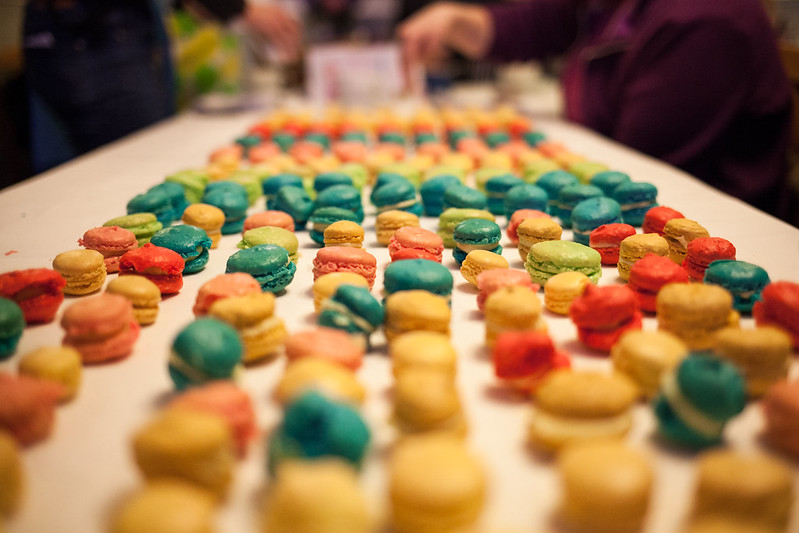
#> input picture Day 76 - Advanced - NumPy and N-Dimensional Arrays/yummy_macarons.jpg, 799 x 533 px
$ python main.py
#> lines starting #> are read from the running program, lines starting #| are printed output that depends on the picture
# Code for Day 76

import numpy as np
import matplotlib.pyplot as plt
from scipy import misc
from PIL import Image

###################################################################################################

my_1d_array = np.array([1.1, 9.2, 8.1, 4.7])
# print(my_1d_array.ndim)

my_2d_array = np.array([[1, 2, 3, 4], [5, 6, 7, 8]])
# print(my_2d_array.ndim)
# print(my_2d_array[1, 2])
# print(my_2d_array[0, :])

mystery_array = np.array(
    [
        [
            [0, 1, 2, 3],
            [4, 5, 6, 7]
        ],
        [
            [7, 86, 6, 98],
            [5, 1, 0, 4]
        ],
        [
            [5, 36, 32, 48],
            [97, 0, 27, 18]
        ]
    ]
)

# [6 lines of commented-out code are left out]

a = np.arange(10, 30)
# [8 lines of commented-out code are left out]

b = np.array([6, 0, 9, 0, 0, 5, 0])
# print(np.nonzero(b))

c = np.random.random((3, 3, 3))
# print(c.shape)

x = np.linspace(0, 100, num=9)
# print(x)

y = np.linspace(start=3, stop=3, num=9)
# plt.plot(x, y)
# plt.show()

noise = np.random.random((128, 128, 3))
# print(noise.shape)
# plt.imshow(noise)
# plt.show()

###################################################################################################

a1 = np.array(
    [
        [1, 3],
        [0, 1],
        [6, 2],
        [9, 7]
    ]
)

b1 = np.array(
    [
        [4, 1, 3],
        [5, 8, 5]
    ]
)

c = np.matmul(a1, b1)
# print(c, c.shape)

###################################################################################################

# img = misc.face()
img = np.array(Image.open('yummy_macarons.jpg'))
#> img is the input picture: shape (533, 799, 3); mean R, G, B 156.7, 118.6, 78.2


# plt.imshow(img)
# plt.show()

# print(type(img), img.shape, img.ndim)

sRGB = img / 255
grey_vals = np.array([0.2126, 0.7152, 0.0722])
img_gray = np.matmul(sRGB, grey_vals)
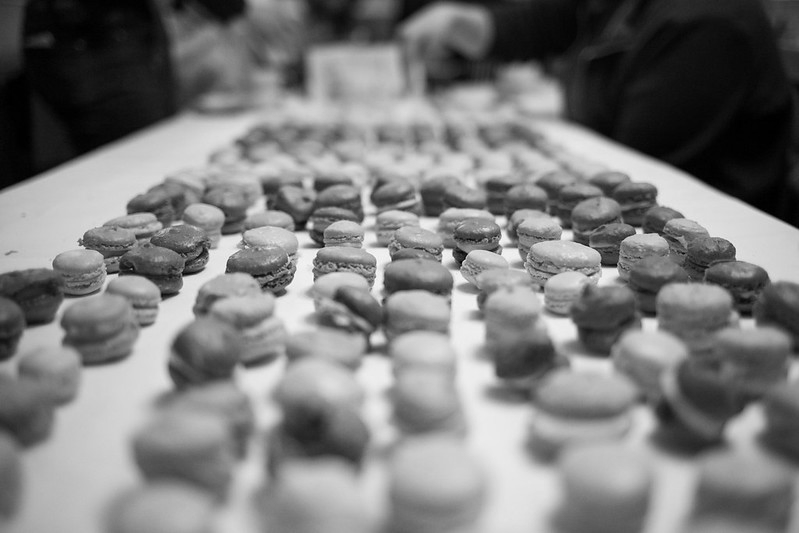
#> img_gray: shape (533, 799) float64; min 0, max 0.99, mean 0.485
# [11 lines of commented-out code are left out]
